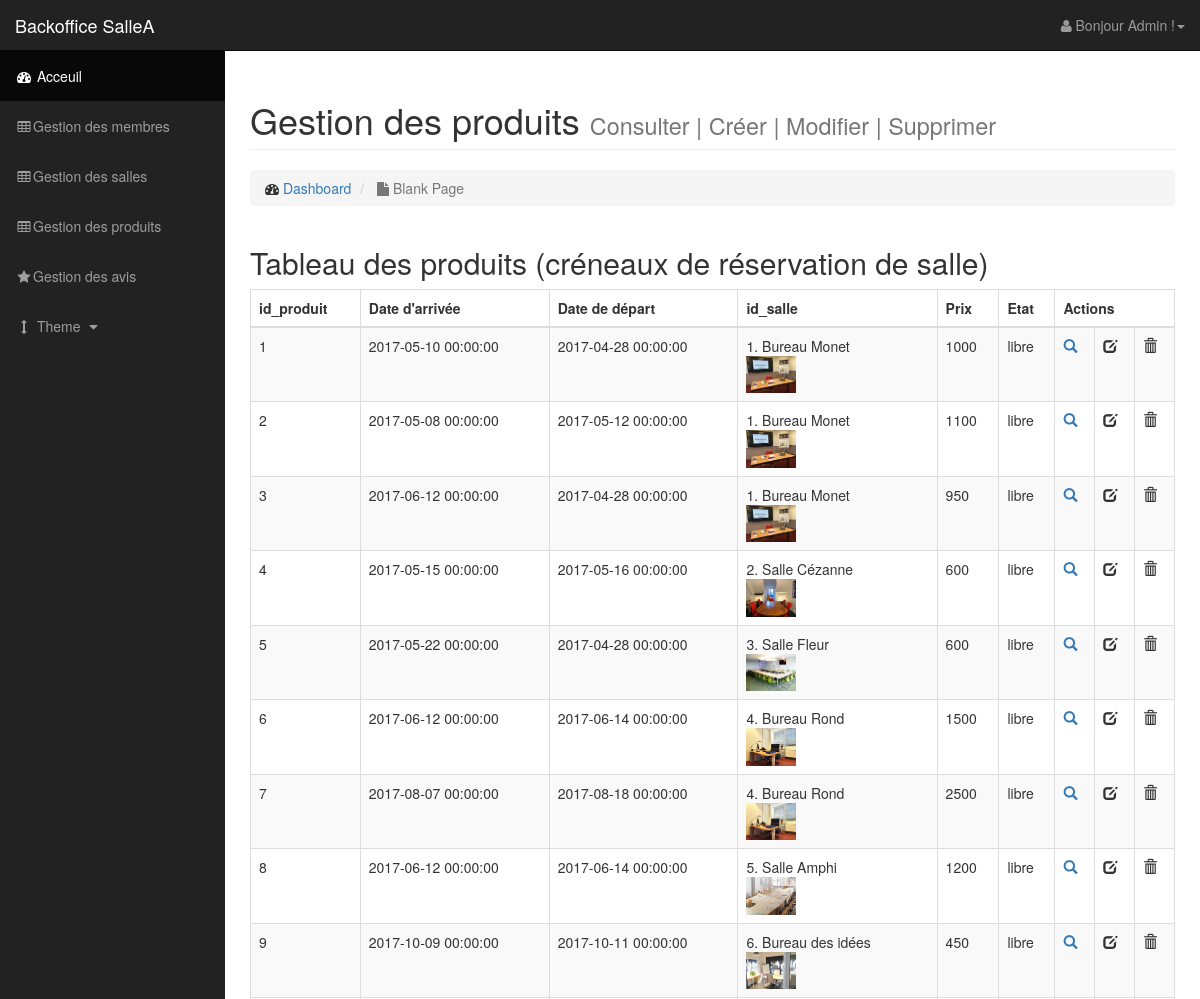
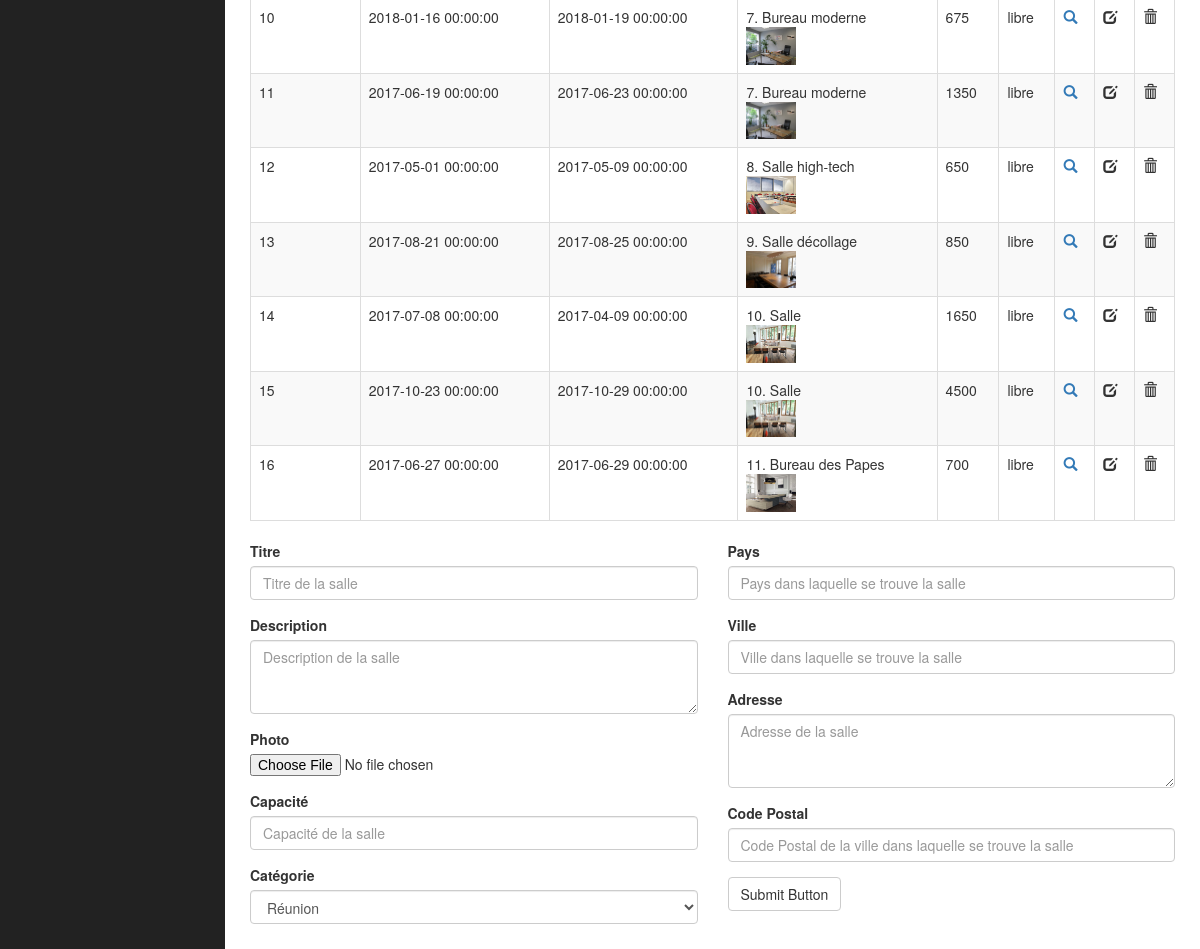
The page /backoffice/gestion_produits.php (signed in) on the database its author committed (2 pictures, top to bottom).
### tables this page shows
CREATE TABLE `produit` (
  `id_produit` int(3) NOT NULL,
  `id_salle` int(3) NOT NULL,
  `date_arrivee` datetime NOT NULL,
  `date_depart` datetime NOT NULL,
  `prix` int(3) NOT NULL,
  `etat` enum('libre','reservation') NOT NULL
);

CREATE TABLE `salle` (
  `id_salle` int(3) NOT NULL,
  `titre` varchar(200) NOT NULL,
  `description` text NOT NULL,
  `photo` varchar(200) NOT NULL,
  `pays` varchar(20) NOT NULL,
  `ville` varchar(20) NOT NULL,
  `adresse` varchar(50) NOT NULL,
  `cp` int(5) NOT NULL,
  `capacite` int(3) NOT NULL,
  `categories` enum('réunion','bureau','formation') NOT NULL
);

### backoffice/gestion_produits.php (the view, shortened to what this page needs)
<?php
require('../inc/init.inc.php');
$resultat = $pdo -> query(
"select p.id_produit, p.date_arrivee, p.date_depart, s.id_salle, s.titre, s.photo, p.prix, p.etat from salle s, produit p where s.id_salle = p.id_salle");
$resultats = $resultat -> fetchAll(PDO::FETCH_ASSOC);
?>
<!DOCTYPE html>
<html lang="en">
<head>
    <link href="css/bootstrap.min.css" rel="stylesheet">
    <link href="css/sb-admin.css" rel="stylesheet">
    <link href="font-awesome/css/font-awesome.min.css" rel="stylesheet" type="text/css">
</head>
<body>
    <div id="wrapper">
        <nav class="navbar navbar-inverse navbar-fixed-top" role="navigation">
            <div class="navbar-header">
                <a class="navbar-brand" href="../boutique.php">Backoffice SalleA</a>
            </div>
            <ul class="nav navbar-right top-nav">
                <li class="dropdown">
                    <a href="#" class="dropdown-toggle" data-toggle="dropdown"><i class="fa fa-user"></i> Bonjour Admin !<b class="caret"></b></a>
                </li>
            </ul>
            <div class="collapse navbar-collapse navbar-ex1-collapse">
                <ul class="nav navbar-nav side-nav">
                    <li class="active">
                        <a href="index.html"><i class="fa fa-fw fa-dashboard"></i> Acceuil</a>
                    </li>
                    <li>
                        <a href="gestion_membres.php"><i class="fa fa-fw fa-table"></i>Gestion des membres</a>
                    </li>
                    <li>
                        <a href="gestion_salles.php"><i class="fa fa-fw fa-table"></i>Gestion des salles</a>
                    </li>
                    <li>
                        <a href="gestion_produits.php"><i class="fa fa-fw fa-table"></i>Gestion des produits</a>
                    </li>
                    <li>
                        <a href="gestion_avis.php"><i class="fa fa-fw fa-star"></i>Gestion des avis</a>
                    </li>
                    <li>
                        <a href="javascript:;" data-toggle="collapse" data-target="#demo"><i class="fa fa-fw fa-arrows-v"></i> Theme <i class="fa fa-fw fa-caret-down"></i></a>
                    </li>
                </ul>
            </div>
        </nav>
        <div id="page-wrapper">
            <div class="container-fluid">
                <div class="row">
                    <div class="col-lg-12">
                        <h1 class="page-header">
                            Gestion des produits
                            <small>Consulter | Créer | Modifier | Supprimer</small>
                        </h1>
                        <ol class="breadcrumb">
                            <li>
                                <i class="fa fa-dashboard"></i>  <a href="index.html">Dashboard</a>
                            </li>
                            <li class="active">
                                <i class="fa fa-file"></i> Blank Page
                            </li>
                        </ol>
                    </div>
                </div>
                <div class="row">
                    <div class="col-lg-12">
                        <h2>Tableau des produits (créneaux de réservation de salle)</h2>
                        <div class="table-responsive">
                            <table class="table table-bordered table-hover table-striped">
                                <thead>
                                    <tr>
                                        <th>id_produit</th>
                                        <th>Date d'arrivée</th>
                                        <th>Date de départ</th>
                                        <th>id_salle</th>
                                        <th>Prix</th>
                                        <th>Etat</th>
                                        <th colspan="3">Actions</th>
                                    </tr>
                                </thead>
                                <tbody>
                                    <?php for ($i=0; $i < sizeof($resultats); $i++): ?>
                                    <tr>
                                        <td><?= $resultats[$i]['id_produit'] ?></td>
                                        <td><?= $resultats[$i]['date_arrivee']  ?></td>
                                        <td><?= $resultats[$i]['date_depart']  ?></td>
                                        <td><?= $resultats[$i]['id_salle']  ?>. <?= $resultats[$i]['titre']  ?><br /><img src="../photo/<?= $resultats[$i]['photo']?>" width="50"></td>
                                        <td><?= $resultats[$i]['prix'] ?></td>
                                        <td><?= $resultats[$i]['etat'] ?></td>
                                        <td><a href="../fiche_produit.php?id=<?= $resultats[$i]['id_produit']?>"><span class="glyphicon glyphicon-search"></span></a></td>
                                        <td><span class="glyphicon glyphicon-edit"></span></td>
                                        <td><span class="glyphicon glyphicon-trash"></span></td>
                                    </tr>
                                <?php endfor; ?>
                                </tbody>
                            </table>
                        </div>
                    </div>
                </div>
                <div class="row">
                    <div class="col-lg-6">
                        <form role="form">
                            <div class="form-group">
                                <label>Titre</label>
                                <input class="form-control" placeholder="Titre de la salle">
                            </div>
                            <div class="form-group">
                                <label>Description</label>
                                <textarea class="form-control" rows="3" placeholder="Description de la salle"></textarea>
                            </div>
                            <div class="form-group">
                                <label>Photo</label>
                                <input type="file">
                            </div>
                            <div class="form-group">
                                <label>Capacité</label>
                                <input class="form-control" placeholder="Capacité de la salle">
                            </div>
                            <div class="form-group">
                                <label>Catégorie</label>
                                <select class="form-control">
                                    <option>Réunion</option>
                                </select>
                            </div>
                    </div>
                    <div class="col-lg-6">
                            <div class="form-group">
                                <label>Pays</label>
                                <input class="form-control" placeholder="Pays dans laquelle se trouve la salle">
                            </div>
                            <div class="form-group">
                                <label>Ville</label>
                                <input class="form-control" placeholder="Ville dans laquelle se trouve la salle">
                            </div>
                            <div class="form-group">
                                <label>Adresse</label>
                                <textarea class="form-control" rows="3" placeholder="Adresse de la salle"></textarea>
                            </div>
                            <div class="form-group">
                                <label>Code Postal</label>
                                <input class="form-control" placeholder="Code Postal de la ville dans laquelle se trouve la salle">
                            </div>
                            <button type="submit" class="btn btn-default">Submit Button</button>
                    </div>
                </div>
            </div>
        </div>
    </div>
</body>
</html>

### backoffice/css/sb-admin.css (style rules this page uses)
body { margin-top: 100px; background-color: #222; }
@media (min-width:768px) { body { margin-top: 50px; } }
#wrapper { padding-left: 0; }
#page-wrapper { width: 100%; padding: 0; background-color: #fff; }
@media (min-width:768px) { #wrapper { padding-left: 225px; } }
@media (min-width:768px) { #page-wrapper { padding: 10px; } }
.top-nav { padding: 0 15px; }
.top-nav>li { display: inline-block; float: left; }
.top-nav>li>a { padding-top: 15px; padding-bottom: 15px; line-height: 20px; color: #999; }
@media (min-width:768px) { .side-nav { position: fixed; top: 51px; left: 225px; width: 225px; margin-left: -225px; border: none; border-radius: 0; overflow-y: auto; background-color: #222; bottom: 0; overflow-x: hidden; padding-bottom: 40px; } }
@media (min-width:768px) { .side-nav>li>a { width: 225px; } }

### rows shown on the page
produit: id_produit "1", date_arrivee "2017-05-10 00:00:00", date_depart "2017-04-28 00:00:00", id_salle.id_salle "1", id_salle.titre "Bureau Monet", id_salle.photo (picture), prix "1000", etat "libre"
produit: id_produit "2", date_arrivee "2017-05-08 00:00:00", date_depart "2017-05-12 00:00:00", id_salle.id_salle "1", id_salle.titre "Bureau Monet", id_salle.photo (picture), prix "1100", etat "libre"
produit: id_produit "3", date_arrivee "2017-06-12 00:00:00", date_depart "2017-04-28 00:00:00", id_salle.id_salle "1", id_salle.titre "Bureau Monet", id_salle.photo (picture), prix "950", etat "libre"
produit: id_produit "4", date_arrivee "2017-05-15 00:00:00", date_depart "2017-05-16 00:00:00", id_salle.id_salle "2", id_salle.titre "Salle Cézanne", id_salle.photo (picture), prix "600", etat "libre"
produit: id_produit "5", date_arrivee "2017-05-22 00:00:00", date_depart "2017-04-28 00:00:00", id_salle.id_salle "3", id_salle.titre "Salle Fleur", id_salle.photo (picture), prix "600", etat "libre"
produit: id_produit "6", date_arrivee "2017-06-12 00:00:00", date_depart "2017-06-14 00:00:00", id_salle.id_salle "4", id_salle.titre "Bureau Rond", id_salle.photo (picture), prix "1500", etat "libre"
produit: id_produit "7", date_arrivee "2017-08-07 00:00:00", date_depart "2017-08-18 00:00:00", id_salle.id_salle "4", id_salle.titre "Bureau Rond", id_salle.photo (picture), prix "2500", etat "libre"
produit: id_produit "8", date_arrivee "2017-06-12 00:00:00", date_depart "2017-06-14 00:00:00", id_salle.id_salle "5", id_salle.titre "Salle Amphi", id_salle.photo (picture), prix "1200", etat "libre"
produit: id_produit "9", date_arrivee "2017-10-09 00:00:00", date_depart "2017-10-11 00:00:00", id_salle.id_salle "6", id_salle.titre "Bureau des idées", id_salle.photo (picture), prix "450", etat "libre"
produit: id_produit "10", date_arrivee "2018-01-16 00:00:00", date_depart "2018-01-19 00:00:00", id_salle.id_salle "7", id_salle.titre "Bureau moderne", id_salle.photo (picture), prix "675", etat "libre"
produit: id_produit "11", date_arrivee "2017-06-19 00:00:00", date_depart "2017-06-23 00:00:00", id_salle.id_salle "7", id_salle.titre "Bureau moderne", id_salle.photo (picture), prix "1350", etat "libre"
produit: id_produit "12", date_arrivee "2017-05-01 00:00:00", date_depart "2017-05-09 00:00:00", id_salle.id_salle "8", id_salle.titre "Salle high-tech", id_salle.photo (picture), prix "650", etat "libre"
produit: id_produit "13", date_arrivee "2017-08-21 00:00:00", date_depart "2017-08-25 00:00:00", id_salle.id_salle "9", id_salle.titre "Salle décollage", id_salle.photo (picture), prix "850", etat "libre"
produit: id_produit "14", date_arrivee "2017-07-08 00:00:00", date_depart "2017-04-09 00:00:00", id_salle.id_salle "10", id_salle.titre "Salle", id_salle.photo (picture), prix "1650", etat "libre"
produit: id_produit "15", date_arrivee "2017-10-23 00:00:00", date_depart "2017-10-29 00:00:00", id_salle.id_salle "10", id_salle.titre "Salle", id_salle.photo (picture), prix "4500", etat "libre"
produit: id_produit "16", date_arrivee "2017-06-27 00:00:00", date_depart "2017-06-29 00:00:00", id_salle.id_salle "11", id_salle.titre "Bureau des Papes", id_salle.photo (picture), prix "700", etat "libre"
